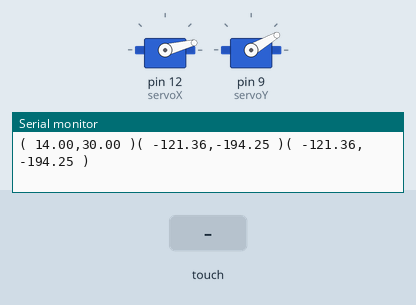
Simulated run of this sketch. Board: Arduino Uno, built with avr-gcc and run on an emulated ATmega328P. Shown: 2 × servo, the last lines printed to the serial monitor. The inputs (shaded band) are chosen by the test bench.

Above: at 2.2 s.
2.3 s: touch panel pressed at 38 % / 10 % of its raw x / y range
At 2.5 s:
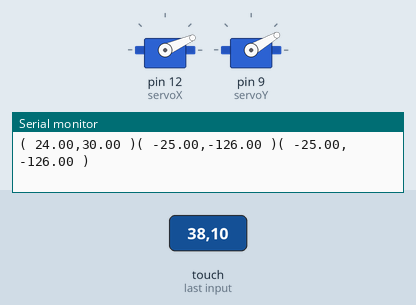
4.0 s: touch panel pressed at 87 % / 10 % of its raw x / y range
At 4.15 s:
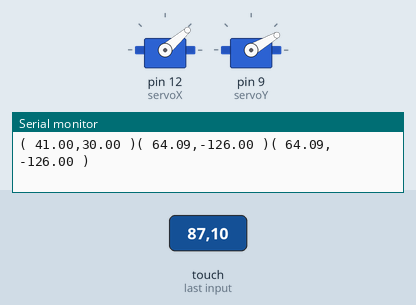
5.7 s: touch panel pressed at 13 % / 50 % of its raw x / y range
At 5.91 s:
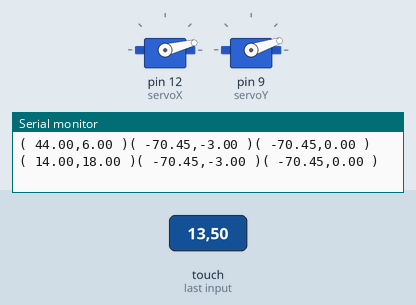
Timing chart, 0 to 8.7 s (numbered marks = the images above; inputs shaded):
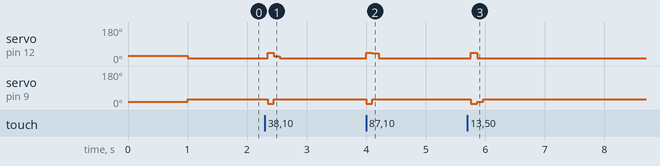

Measured:
- after the input at 2.3 s, servo on pin 12 (servoX): 14° → 44° after 0.05 s, → 24° 0.10 s later, → 14° 0.10 s later; servo on pin 9 (servoY): 30° → 6° after 0.05 s, → 30° 0.10 s later
- after the input at 4.0 s, servo on pin 12 (servoX): 14° → 44° at once, → 41° 0.10 s later, → 14° 0.10 s later; servo on pin 9 (servoY): 30° → 6° at once, → 30° 0.10 s later
- after the input at 5.7 s, servo on pin 12 (servoX): 14° → 44° after 0.06 s, → 14° 0.10 s later; servo on pin 9 (servoY): 30° → 6° after 0.06 s, → 18° 0.10 s later, → 30° 0.10 s later

The sketch:

Code.ino
```cpp
#include <stdint.h>
#include "TouchScreen.h"
#include<Servo.h>

//----------------------------------------------------------DEFINING PINS-------------------------------------------------------------------

#define YP A0                         //4
#define XM A2                         //3
#define YM 3                          //2
#define XP 2                          //1

//---------------------------------------------------------ERROR VARIABLES------------------------------------------------------------------

float errorX, d_errorX, prev_errorX, s_errorX, errorY, d_errorY, prev_errorY, s_errorY = 0;

//--------------------------------------------------------INITIALISE TOUCHSCREEN------------------------------------------------------------

TouchScreen ts = TouchScreen(XP, YP, XM, YM, 300);


double SetpointX, InputX, OutputX = 0;
double SetpointY, InputY, OutputY = 0;

//----------------------------------------------------------INITIALISE SERVO------------------------------------------------------------------

Servo servoX;
Servo servoY;

//---------------------------------------------------SOME RANDOM SCALE TO CARTESIAN-----------------------------------------------------------

float convertX = 30.0 / 132.0;               // converts raw x values to mm. found through manual calibration
float convertY = 30.0 / 80.0;                // converts raw y values to mm. found through manual calibration

//---------------------------------------------------------PID CONSTANTS------------------------------------------------------------------

float KpX = 0.3;
float KiX = 0;
float KdX = 1.5;
float KpY = 0.5;
float KiY = 0;
float KdY = 1.5;

void setup()
{
  Serial.begin(9600);

  servoX.attach(12);
  servoY.attach(9);

  OutputX = 29;
  OutputY = 18;

  servoX.write(OutputX);       //Set servoX to mid point
  servoY.write(OutputY);       //Set servoY to mid point

  delay(1000);
}

void loop()
{
      setDesiredPosition();

      TSPoint p = ts.getPoint();                                    // measure actual position

      InputX = ((p.x - 534.0) * convertX);                          // read and convert X coordinate
      InputY = ((p.y - 518.0) * convertY);                          // read and convert Y coordinate

//---------------------------------------------------------PID FOR X DIRECTION VARIABLES-------------------------------------------------------

      errorX = InputX - SetpointX;

      if(errorX<10 && errorX>-10)
      errorX=0;

      d_errorX = errorX - prev_errorX;
      s_errorX += errorX;
      OutputX = errorX * KpX + d_errorX * KdX + s_errorX * KiX;
      prev_errorX = errorX;

      if (OutputX < -23)
        OutputX = -23;
      if (OutputX > 23)
        OutputX = 23;

//---------------------------------------------------------PID FOR X DIRECTION VARIABLES-------------------------------------------------------
      errorY = InputY - SetpointY;

      if(errorY<10 && errorY>-10)
      errorY=0;

      d_errorY = errorY - prev_errorY;
      s_errorY += errorY;
      OutputY = errorY * KpY + d_errorY * KdY + s_errorY * KiY;
      prev_errorY = errorY;

      if (OutputY < -23)
        OutputY = -23;
      if (OutputY > 23)
        OutputY = 23;

    OutputX=map(OutputX,-22,22,14,44);
    OutputY=map(OutputY,-23,23,30,6);

    servoX.write(OutputX);
    servoY.write(OutputY);

    Serial.print("( ");
    Serial.print(OutputX);
    Serial.print(",");
    Serial.print(OutputY);
    Serial.print(" )");
    Serial.print("( ");
    Serial.print(InputX);
    Serial.print(",");
    Serial.print(InputY);
    Serial.print(" )");
    Serial.print("( ");
    Serial.print(errorX);
    Serial.print(",");
    Serial.print(errorY);
    Serial.println(" )");

    delay(100);

}

void setDesiredPosition()
{
  SetpointX = 0;
  SetpointY = 0;
}
```
